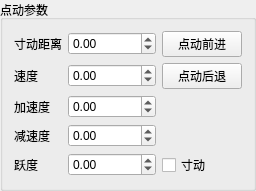
        <widget class="QGroupBox" name="groupBox_16">
         <property name="title">
          <string>点动参数</string>
         </property>
         <layout class="QGridLayout" name="gridLayout_9">
          <item row="4" column="0">
           <widget class="QLabel" name="lbHomeStatus_29">
            <property name="text">
             <string>跃度</string>
            </property>
           </widget>
          </item>
          <item row="1" column="1">
           <widget class="QDoubleSpinBox" name="txAxisJogVel">
            <property name="readOnly">
             <bool>false</bool>
            </property>
            <property name="decimals">
             <number>2</number>
            </property>
            <property name="minimum">
             <double>-999999.000000000000000</double>
            </property>
            <property name="maximum">
             <double>999999.989999999990687</double>
            </property>
            <property name="value">
             <double>0.000000000000000</double>
            </property>
           </widget>
          </item>
          <item row="3" column="1">
           <widget class="QDoubleSpinBox" name="txAxisJogDec">
            <property name="readOnly">
             <bool>false</bool>
            </property>
            <property name="decimals">
             <number>2</number>
            </property>
            <property name="minimum">
             <double>-999999.000000000000000</double>
            </property>
            <property name="maximum">
             <double>999999.989999999990687</double>
            </property>
            <property name="value">
             <double>0.000000000000000</double>
            </property>
           </widget>
          </item>
          <item row="2" column="0">
           <widget class="QLabel" name="lbHomeStatus_38">
            <property name="text">
             <string>加速度</string>
            </property>
           </widget>
          </item>
          <item row="1" column="0">
           <widget class="QLabel" name="lbHomeStatus_36">
            <property name="text">
             <string>速度</string>
            </property>
           </widget>
          </item>
          <item row="2" column="1">
           <widget class="QDoubleSpinBox" name="txAxisJogAcc">
            <property name="readOnly">
             <bool>false</bool>
            </property>
            <property name="decimals">
             <number>2</number>
            </property>
            <property name="minimum">
             <double>-999999.000000000000000</double>
            </property>
            <property name="maximum">
             <double>999999.989999999990687</double>
            </property>
            <property name="value">
             <double>0.000000000000000</double>
            </property>
           </widget>
          </item>
          <item row="3" column="0">
           <widget class="QLabel" name="lbHomeStatus_37">
            <property name="text">
             <string>减速度</string>
            </property>
           </widget>
          </item>
          <item row="4" column="1">
           <widget class="QDoubleSpinBox" name="txAxisJogJerk">
            <property name="readOnly">
             <bool>false</bool>
            </property>
            <property name="decimals">
             <number>2</number>
            </property>
            <property name="minimum">
             <double>-999999.000000000000000</double>
            </property>
            <property name="maximum">
             <double>999999.989999999990687</double>
            </property>
            <property name="value">
             <double>0.000000000000000</double>
            </property>
           </widget>
          </item>
          <item row="0" column="0">
           <widget class="QLabel" name="lbHomeStatus_61">
            <property name="text">
             <string>寸动距离</string>
            </property>
           </widget>
          </item>
          <item row="0" column="1">
           <widget class="QDoubleSpinBox" name="txAxisInchDist">
            <property name="readOnly">
             <bool>false</bool>
            </property>
            <property name="decimals">
             <number>2</number>
            </property>
            <property name="minimum">
             <double>-999999.000000000000000</double>
            </property>
            <property name="maximum">
             <double>999999.989999999990687</double>
            </property>
            <property name="value">
             <double>0.000000000000000</double>
            </property>
           </widget>
          </item>
          <item row="0" column="2">
           <widget class="QPushButton" name="btAxisJogFwd">
            <property name="text">
             <string>点动前进</string>
            </property>
            <property name="checkable">
             <bool>false</bool>
            </property>
           </widget>
          </item>
          <item row="1" column="2">
           <widget class="QPushButton" name="btAxisJogBwd">
            <property name="text">
             <string>点动后退</string>
            </property>
            <property name="checkable">
             <bool>false</bool>
            </property>
           </widget>
          </item>
          <item row="4" column="2">
           <widget class="QCheckBox" name="cbAxisInch">
            <property name="text">
             <string>寸动</string>
            </property>
           </widget>
          </item>
         </layout>
        </widget>
